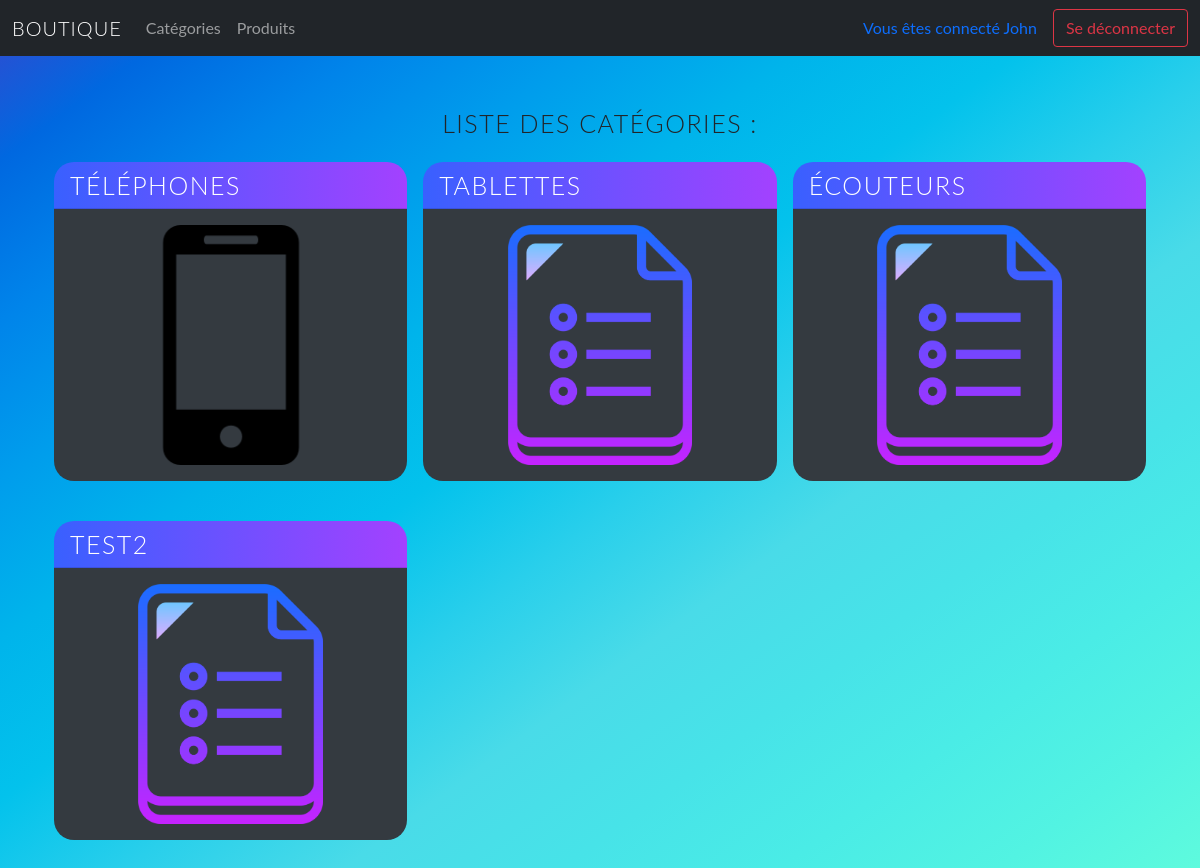
The page /index.php?page=liste_categories (signed in) on the database its author committed.
### tables this page shows
CREATE TABLE IF NOT EXISTS `categories` (
  `id` int(11) NOT NULL AUTO_INCREMENT,
  `nom` varchar(255) NOT NULL,
  `image` varchar(255) NOT NULL DEFAULT './design/images/cat_def.png',
  PRIMARY KEY (`id`)
);

### services/Bdd.php (called while the page is built, shortened)
<?php
class BDD
{
    private $host = "localhost";
    private $db_name = "boutique_mvc";
    private $username = "root";
    private $password = "";
    protected function getBdd()
    {
        try {
            return new PDO(
                "mysql:host=" . $this->host . ";dbname=" . $this->db_name . ";charset=UTF8",
                $this->username,
                $this->password,
                array(PDO::ATTR_ERRMODE => PDO::ERRMODE_EXCEPTION)
            );
        } catch (Exception $e) {
            die($e->getMessage());
        }
    }
    public function isConnected()
    {
        if (!empty($_SESSION['pseudo'])) {
            return true;
        }
        return false;
    }
    protected function saveLastUrl()
    {
        $last_url = (isset($_SERVER['HTTPS']) && $_SERVER['HTTPS'] === 'on' ? "https" : "http") . "://$_SERVER[HTTP_HOST]$_SERVER[REQUEST_URI]";
    }
}

### models/CategorieManager.php (called while the page is built, shortened)
<?php
class CategorieManager extends BDD
{
    public function getCategories()
    {
        $sql = "SELECT * FROM categories";
        $select = $this->getBdd()->prepare($sql);
        $select->execute();
        return $select->fetchAll();
    }
}

### controllers/CategorieController.php (called while the page is built, shortened)
<?php
class CategorieController extends CategorieManager
{
    public function ctrlGetCategories()
    {
        if ($this->isConnected()) {
            $categories = $this->getCategories();
            require 'views/categories/index.php';
            $page = ob_get_clean();
            return $page;
        }
    }
}

### views/categories/index.php (the view, shortened to what this page needs)
<h1 class="tLato t25">Liste des catégories : </h1>
<main>
    <div class="album py-3">
        <div class="container">
            <div class="row row-cols-1 row-cols-sm-2 row-cols-md-3 g-3">
                <?php
                if (!empty($categories)) {
                    foreach ($categories as $categorie) {
                ?>
                        <div class="col-12 col-lg-4 col-md-6 mb-4">
                            <div class="card h-100 border-0 b-tra">
                                <div class="card-header cardHeaderCat">
                                    <h5 class="card-title blanc tLato t25 m-0"><?= $categorie['nom']; ?></h5>
                                </div>
                                <div class="card-body cardCategorie">
                                    <div class="d-flex justify-content-center">
                                        <div class="btn-group">
                                            <a href="index.php?page=produits_cat&cat=<?= $categorie['id']; ?>">
                                                <img src="<?= $categorie['image']; ?>" class="imageCat">
                                            </a>
                                        </div>
                                    </div>
                                </div>
                            </div>
                        </div>
                <?php
                    }
                } else {
                    echo '<div class="alert alert-danger mt-3">Il n\'y a aucune catégorie</div>';
                }
                ?>
            </div>
        </div>
    </div>
</main>

### views/header.php (shortened to what this page needs)
<!DOCTYPE html>
<html lang="en">
<head>
  <link href="https://cdn.jsdelivr.net/npm/bootstrap@5.0.2/dist/css/bootstrap.min.css" rel="stylesheet">
  <link rel="stylesheet" href="https://cdnjs.cloudflare.com/ajax/libs/font-awesome/4.7.0/css/font-awesome.min.css" />
  <link rel="stylesheet" href="https://cdnjs.cloudflare.com/ajax/libs/font-awesome/5.15.4/css/all.min.css">
  <link rel="stylesheet" href="./design/style.css">
</head>
<body>
  <nav class="navbar navbar-expand-lg navbar-dark bg-dark">
    <div class="container-fluid">
      <a class="navbar-brand tLato t20" href="index.php">Boutique</a>
      <div class="collapse navbar-collapse" id="navbarNav">
        <?php
        if (!empty($_SESSION)) {
        ?>
          <ul class="navbar-nav">
            <li class="nav-item">
              <a class="nav-link" href="index.php?page=liste_categories">Catégories</a>
            </li>
          </ul>
          <ul class="navbar-nav">
            <li class="nav-item">
              <a class="nav-link" href="index.php?page=liste_produits">Produits</a>
            </li>
          </ul>
        <?php
        }
        ?>
      </div>
      <?php
      if (!empty($_SESSION)) {
      ?>
        <div class="div-inline my-2 my-lg-0">
          <a class="nav-item active nav-link">
            <?php echo "Vous êtes connecté " . $_SESSION["pseudo"]; ?>
          </a>
        </div>
        <a class="btn btn-outline-danger ml-1" href="index.php?page=deconnexion">Se déconnecter</a>
      <?php
      } else {
      ?>
        <a class="btn btn-outline-success ms-auto" href="index.php?page=inscription">S'inscrire</a>
        <a class="btn btn-outline-primary ms-1" href="index.php?page=connexion">Se connecter</a>
      <?php
      }
      ?>
    </div>
  </nav>

### index.php (shortened to what this page needs)
<?php
require_once 'services/Bdd.php';
require_once 'views/header.php';
?>
<div class="container mtop">
    <?php
    if (isset($_GET['page'])) {
        switch ($_GET['page']) {
            case 'liste_categories':
                $ctrl = new CategorieController();
                echo $ctrl->ctrlGetCategories();
                break;
        }
    } else {
        $objetBdd = new Bdd();
        $objetBdd->redirectNow("index.php?page=accueil");
    }
    ?>
</div>
</body>
</html>

### design/style.css (style rules this page uses)
* { margin: 0; padding: 0; box-sizing: border-box; text-decoration: none; }
body { height: 100vh; min-height: 100%; padding-top: 3.5rem; margin: 0; padding: 0; font-family: "Lato", sans-serif; font-size: 1rem; font-weight: 400; line-height: 1.5; text-align: left; overflow-x: hidden; background-attachment: fixed; background-image: linear-gradient( to right bottom, #3747ce, #0068e0, #0084ea, #009dec, #00b4eb, #03c2ec, #29cfeb, #49dbe8, #47e3e8, #4aece6, #52f3e2, #5ffbdd ); background-size: 100%; caret-color: transparent; }
a { text-decoration: none; }
.tLato { font-family: "Lato", sans-serif; text-transform: uppercase; text-align: center; font-weight: 300; }
.t20 { font-size: 20px; letter-spacing: 0.05em; }
.t25 { font-size: 25px; letter-spacing: 0.06em; }
.mtop { margin-top: 52px; }
.blanc { color: #ffffff; font-family: "Lato", sans-serif; }
.b-tra { background-color: transparent; }
.cardCategorie { display: flex; justify-content: space-between; align-items: center; flex-direction: column; color: white; background-color: #343a40; border: none; border-bottom-right-radius: 20px; border-bottom-left-radius: 20px; }
.cardHeaderCat { display: flex; align-items: center; justify-content: space-between; background-color: #f1f1f1; background-color: #3960ff; background-color: #8041ff; border-top-right-radius: 20px !important; border-top-left-radius: 20px !important; background: rgb(57, 96, 255); background: linear-gradient( 90deg, rgba(57, 96, 255, 1) 0%, rgba(163, 65, 255, 1) 100% ); }
.imageCat { width: 100%; height: 15rem; }

### rows shown on the page
categories: nom "TÉLÉPHONES", image (picture)
categories: nom "TABLETTES", image (picture)
categories: nom "ÉCOUTEURS", image (picture)
categories: nom "TEST2", image (picture)

### other values the page prints
$_SESSION["pseudo"] "John"
